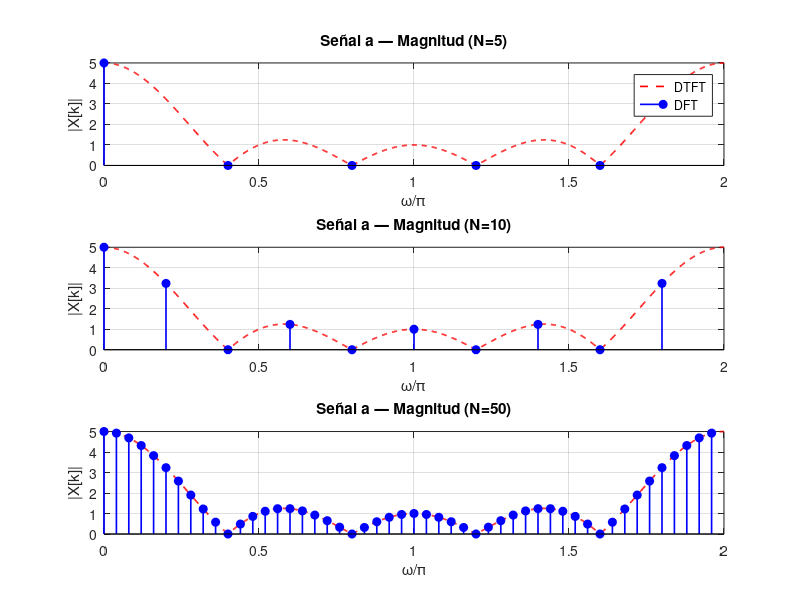
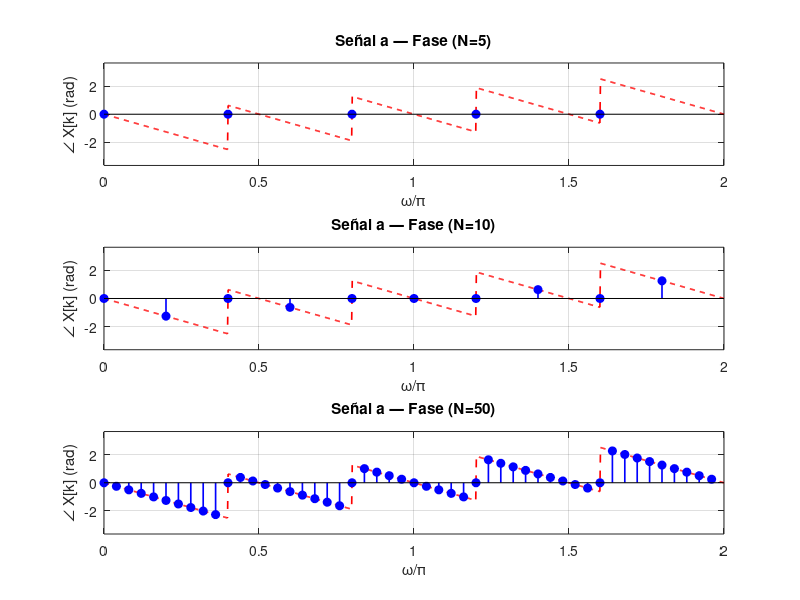
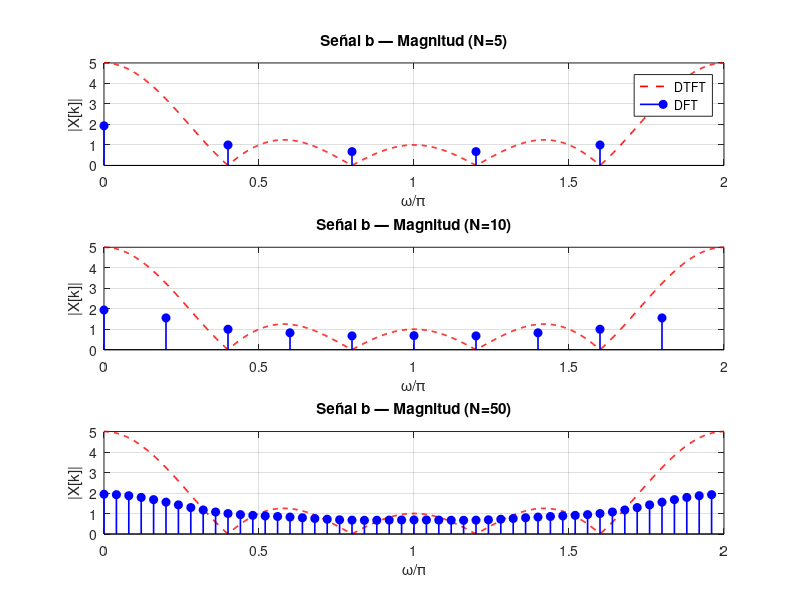
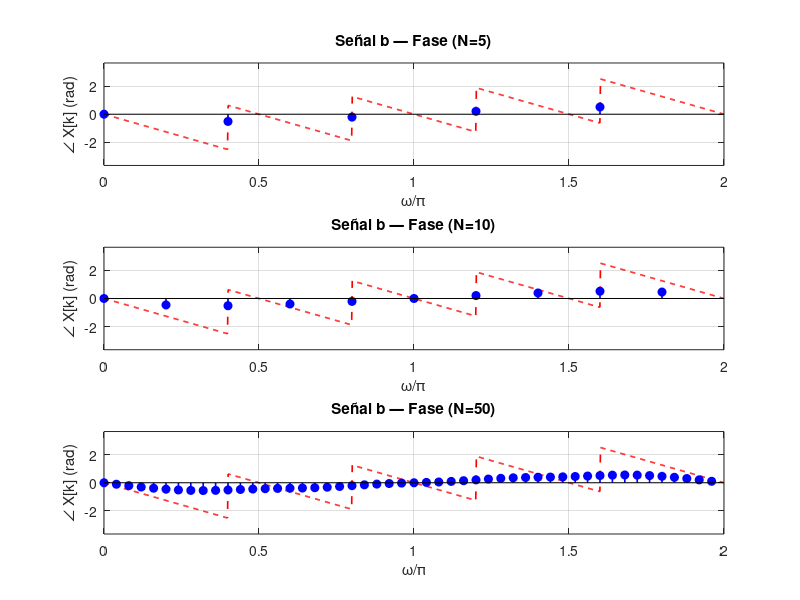

Recreate these plots in MATLAB, in order.
% ETN1015 — Ejercicio 5: DFT con zero-padding vs DTFT
% Ref: Palani Cap. 2 · Oppenheim Cap. 8 · Ingle & Proakis Cap. 5
clear; clc; close all;

xa = ones(1,5);
xb = (0.5).^(0:4);
N_vals = [5, 10, 50];
w = linspace(0, 2*pi, 1000);

% DTFT de referencia
Xa_ref = exp(-1j*2*w) .* sin(2.5*w) ./ sin(0.5*w);
Xa_ref(abs(sin(0.5*w)) < 1e-10) = 5;
Xb_ref = ones(1,5) * exp(-1j * ((0:4)' * w));  % evaluación directa 5 muestras

for sig = 1:2
    if sig == 1; x = xa; Xref = Xa_ref; label = 'a';
    else;        x = xb; Xref = Xb_ref; label = 'b'; end

    figure(2*sig-1); % Magnitud
    for i = 1:3
        N = N_vals(i);
        Xdft = fft(x, N);
        wk = (0:N-1)*2*pi/N;
        subplot(3,1,i);
        plot(w/pi, abs(Xref), 'r--', 'LineWidth', 1.2); hold on;
        stem(wk/pi, abs(Xdft), 'filled', 'b', 'LineWidth', 1.2);
        xlabel('\omega/\pi'); ylabel('|X[k]|');
        title(['Señal ' label ' — Magnitud (N=' num2str(N) ')']);
        xlim([0 2]); grid on;
        if i==1; legend('DTFT','DFT'); end
    end

    figure(2*sig); % Fase
    for i = 1:3
        N = N_vals(i);
        Xdft = fft(x, N);
        Xdft(abs(Xdft) < 1e-10) = 0;
        wk = (0:N-1)*2*pi/N;
        subplot(3,1,i);
        plot(w/pi, angle(Xref), 'r--', 'LineWidth', 1.2); hold on;
        stem(wk/pi, angle(Xdft), 'filled', 'b', 'LineWidth', 1.2);
        xlabel('\omega/\pi'); ylabel('\angle X[k] (rad)');
        title(['Señal ' label ' — Fase (N=' num2str(N) ')']);
        xlim([0 2]); ylim([-pi-0.5 pi+0.5]); grid on;
    end
end
